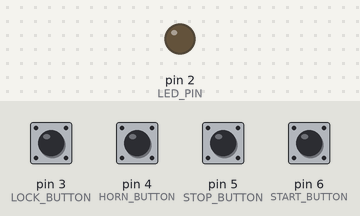
A sketch run on a simulated Arduino Uno, built with avr-gcc and run on an emulated ATmega328P. Parts: output pins drawn as LEDs (lit = HIGH). Dashed ring = blinking. Inputs (shaded band) come from the test bench; at power-on: pin 3 (LOCK_BUTTON), pin 4 (HORN_BUTTON), pin 5 (STOP_BUTTON), pin 6 (START_BUTTON) LOW. No radio packets arrive unless stated.

Above: at 1.2 s.
1.3 s: pin 3 (LOCK_BUTTON) pulled HIGH for 0.15 s
At 1.48 s:
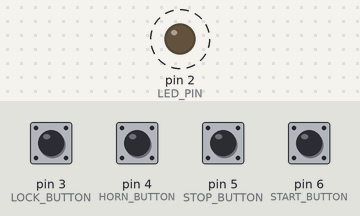
4.3 s: pin 4 (HORN_BUTTON) pulled HIGH for 1 s
At 7.3 s:
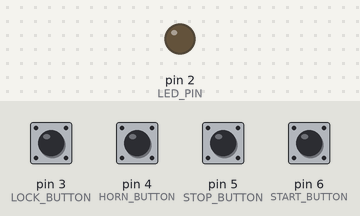
Timing chart, 0 to 8.8 s (numbered marks = the images above; inputs shaded):
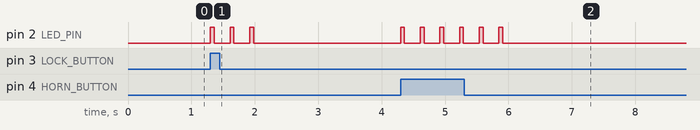

Measured:
- after the input at 1.3 s, pin 2 (LED_PIN): alternates HIGH for 0.06 s and LOW for 0.25 s, 6 changes in all, then stays LOW, starting at once
- after the input at 4.3 s, pin 2 (LED_PIN): alternates HIGH for 0.06 s and LOW for 0.25 s, 12 changes in all, then stays LOW, starting at once

The sketch:

choke_control.ino
```cpp
// #include <dht_nonblocking.h>
// #include <Servo.h>

// #define DHT_SENSOR_TYPE DHT_TYPE_11

// static const unsigned char DHT_SENSOR_PIN = 7;
// static const unsigned char SERVO_PIN = 9;
// static const unsigned char MAX_DEGREE = 150;
// static const unsigned char MIN_DEGREE = 0;
// static const unsigned char MAX_TEMP = 75;
// static const unsigned char MIN_TEMP = 50;

// DHT_nonblocking dht_sensor( DHT_SENSOR_PIN, DHT_SENSOR_TYPE);
// Servo choke;

// void setup(){
//   choke.attach(SERVO_PIN);
//   choke.write(0);

//   delay(500);

//   for (unsigned char pos = MIN_DEGREE; pos <= MAX_DEGREE; pos += 1) {
//     choke.write(pos);
//   }

// }

// static bool measure_environment(float *temperature, float *humidity)
// {
//   static unsigned long measurement_timestamp = 0;
//   if(millis() - measurement_timestamp > 3000ul)
//   {
//     if(dht_sensor.measure(temperature, humidity) == true)
//     {
//       measurement_timestamp = millis( );
//       return(true);
//     }
//   }

//   return(false);
// }

// void loop()
// {
//   float temperature;
//   float humidity;

//   if( measure_environment(&temperature, &humidity ) == true )
//   {
//     temperature = temperature * 9/5 + 32;

//     if(temperature<MIN_TEMP){
//       choke.write(MIN_DEGREE);
//     }else if(temperature>MAX_TEMP){
//       choke.write(MAX_DEGREE);
//     }else{
//       temperature = map(temperature, MIN_TEMP, MAX_TEMP, MIN_DEGREE, MAX_DEGREE);
//       choke.write(temperature);
//     }

//   }
// }
// //JR O'Grady
```

transmitter_bike_code.ino
```cpp
/*
 * Transmitter remote code:
 * Upon powering on, every pin should be set to their repsective posistion. It will set the transmission indicator (LED) to the value of 0, and then begin receiving input from the user.
 * Once a valid entry is selected, the LED will blink to notify the user that a signal is being sent. It will send the correspoding metadata to the motorcycle's receiving module for
 * further processing.
 */
#include <VirtualWire.h>

//initialize pins for use
const char LED_PIN = 2;
const char LOCK_BUTTON = 3;
const char HORN_BUTTON = 4;
const char STOP_BUTTON = 5;
const char START_BUTTON = 6;
const char TRANSMIT_PIN = 7;

//number of times for the signal to be sent
const char REPEAT_NUMBER = 3;

//create the message arrays to be send from the transmitter.
const char LOCK[5] = {'l','o','c','k',' '};
const char HORN[5] = {'h','o','r','n',' '};
const char STOP[5] = {'s','t','o','p',' '};
const char START[5] = {'s','t','a','r','t'};


void setup() {
  //setup the board for wireless communication.
  vw_setup(2000);
  vw_set_tx_pin(TRANSMIT_PIN);

  //set the pin to either be used as input, or output depending on their function.
  pinMode(LED_PIN, OUTPUT);
  pinMode(LOCK_BUTTON, INPUT);
  pinMode(HORN_BUTTON, INPUT);
  pinMode(STOP_BUTTON, INPUT);
  pinMode(START_BUTTON, INPUT);

  //set the indicator to 0 so there is no confusion of a signal being sent. Precautionary.
  digitalWrite(LED_PIN, LOW);
}

void loop() {

  //check to see if a button has been pressed.
  if(digitalRead(LOCK_BUTTON) == 1){
    //loop 3 times to ensure message delivery.
    for(char i = 0; i < REPEAT_NUMBER; i++){
      //flash a light to show transmission.
      digitalWrite(LED_PIN, HIGH);
      //send the start message to be received by receiver.
      vw_send((uint8_t *)LOCK, 5);
      //wait for transmission completion.
      vw_wait_tx();
      //turn off led to notify of completion.
      digitalWrite(LED_PIN, LOW);
      delay(250);
      }
   }

   //check to see if a button has been pressed.
   if(digitalRead(HORN_BUTTON) == 1){
     //loop 3 times to ensure message delivery.
     for(char i = 0; i < REPEAT_NUMBER; i++){
       //flash a light to show transmission.
       digitalWrite(LED_PIN, HIGH);
       //send the start message to be received by receiver.
       vw_send((uint8_t *)HORN, 5);
       //wait for transmission completion.
       vw_wait_tx();
       //turn off led to notify of completion.
       digitalWrite(LED_PIN, LOW);
       delay(250);
      }
   }

   //check to see if a button has been pressed.
   if(digitalRead(STOP_BUTTON) == 1){
     //loop 3 times to ensure message delivery.
     for(char i = 0; i < REPEAT_NUMBER; i++){
       //flash a light to show transmission.
       digitalWrite(LED_PIN, HIGH);
       //send the start message to be received by receiver.
       vw_send((uint8_t *)STOP, 5);
       //wait for transmission completion.
       vw_wait_tx();
       //turn off led to notify of completion.
       digitalWrite(LED_PIN, LOW);
       delay(250);
      }
   }

   //check to see if a button has been pressed.
   if(digitalRead(START_BUTTON) == 1){
     //loop 3 times to ensure message delivery.
     for(char i = 0; i < REPEAT_NUMBER; i++){
       //flash a light to show transmission.
       digitalWrite(LED_PIN, HIGH);
       //send the start message to be received by receiver.
       vw_send((uint8_t *)START, 5);
       //wait for transmission completion.
       vw_wait_tx();
       //turn off led to notify of completion.
       digitalWrite(LED_PIN, LOW);
       delay(250);
      }
   }


}
```
